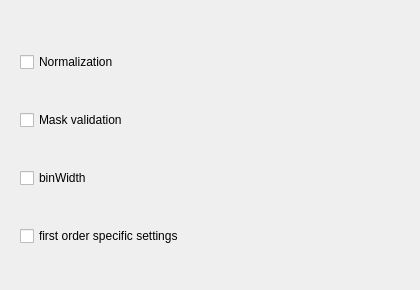
        <widget class="QWidget" name="page_3">
         <widget class="QWidget" name="verticalLayoutWidget_6">
          <property name="geometry">
           <rect>
            <x>20</x>
            <y>20</y>
            <width>391</width>
            <height>261</height>
           </rect>
          </property>
          <layout class="QVBoxLayout" name="verticalLayout_6">
           <item>
            <widget class="QCheckBox" name="checkBox_Nor2">
             <property name="text">
              <string>Normalization</string>
             </property>
             <property name="checked">
              <bool>false</bool>
             </property>
             <property name="autoRepeat">
              <bool>false</bool>
             </property>
             <property name="autoRepeatDelay">
              <number>100</number>
             </property>
            </widget>
           </item>
           <item>
            <widget class="QCheckBox" name="checkBox_Mas2">
             <property name="text">
              <string>Mask validation</string>
             </property>
            </widget>
           </item>
           <item>
            <widget class="QCheckBox" name="checkBox_Bin2">
             <property name="text">
              <string>binWidth</string>
             </property>
            </widget>
           </item>
           <item>
            <widget class="QCheckBox" name="checkBox_12">
             <property name="text">
              <string>first order specific settings</string>
             </property>
            </widget>
           </item>
          </layout>
         </widget>
        </widget>
